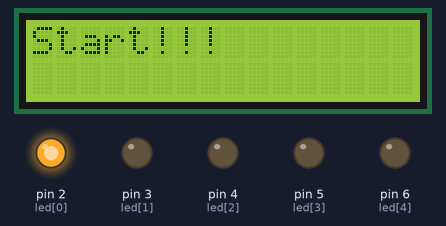
This sketch was run on a simulated Arduino Uno, built with avr-gcc and run on an emulated ATmega328P. Parts: 16×2 character LCD, output pins drawn as LEDs (lit = HIGH).

Above: at 0.1 s.
At 4.1 s:
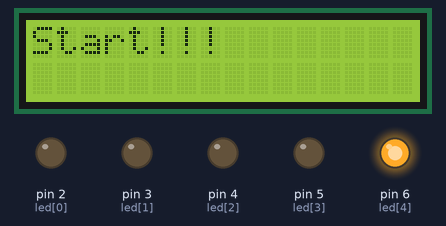
At 9.1 s:
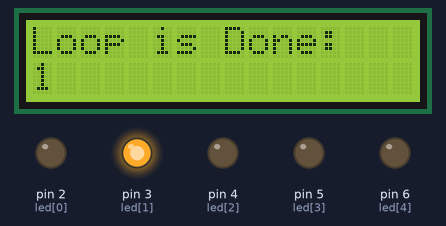
At 19.2 s:
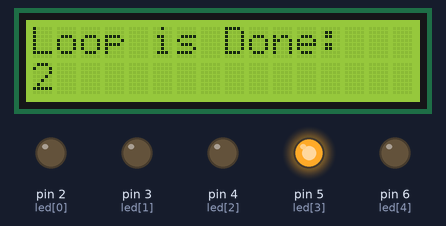
At 28.2 s:
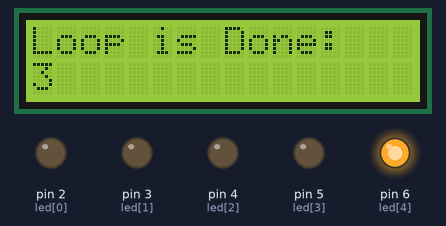
At 38.2 s:
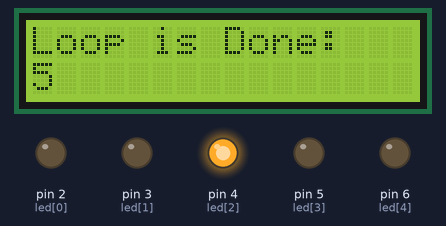
Timing chart, 0 to 40.0 s (numbered marks = the images above):
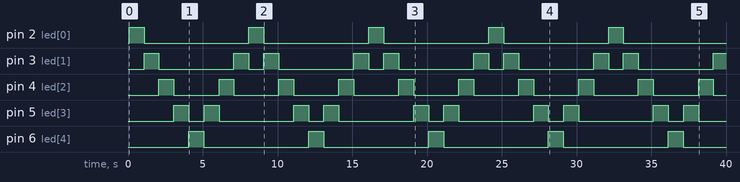

The sketch:

3_led_sequence_with_lcd.ino
```cpp
#include <Wire.h>
#include <LiquidCrystal_I2C.h>

LiquidCrystal_I2C lcd(0x27, 16, 2);

const int led[5] = {2, 3, 4, 5, 6};

int d = 1000; // delay time
int ti = 0;

void setup() {
  lcd.init();
  lcd.backlight();

  lcd.setCursor(0, 0);
  lcd.print("Start!!!");

  for (int i = 0; i < 5; i++) {
    pinMode(led[i], OUTPUT);
  }

}

void loop() {

  // Forward
  for (int i = 0; i < 5; i++) {
    digitalWrite(led[i], HIGH);
    delay(d);
    digitalWrite(led[i], LOW);
  }

  ti++;
  lcd.clear();
  lcd.setCursor(0, 0);
  lcd.print("Loop is Done:");
  lcd.setCursor(0, 1);
  lcd.print(ti);

  // Backward
  for (int i = 3; i > 0; i--) {
    digitalWrite(led[i], HIGH);
    delay(d);
    digitalWrite(led[i], LOW);
  }
}
```

Measured:
- by itself, pin 2 (led[0]), pin 6 (led[4]): alternates HIGH for 1.0 s and LOW for 7.0 s
- by itself, pin 3 (led[1]): repeats every 8.0 s: LOW 5.0 s, HIGH 1.0 s, LOW 1.0 s, HIGH 1.0 s
- by itself, pin 4 (led[2]): alternates HIGH for 1.0 s and LOW for 3.0 s
- by itself, pin 5 (led[3]): repeats every 8.0 s: LOW 1.0 s, HIGH 1.0 s, LOW 5.0 s, HIGH 1.0 s
